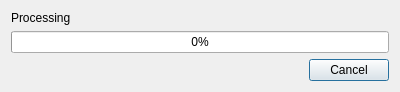
<?xml version="1.0" encoding="UTF-8"?>
<ui version="4.0">
 <class>GwmProgressDialog</class>
 <widget class="QDialog" name="GwmProgressDialog">
  <property name="geometry">
   <rect>
    <x>0</x>
    <y>0</y>
    <width>400</width>
    <height>82</height>
   </rect>
  </property>
  <property name="windowTitle">
   <string>Dialog</string>
  </property>
  <layout class="QVBoxLayout" name="verticalLayout">
   <item>
    <widget class="QLabel" name="progressMessage">
     <property name="sizePolicy">
      <sizepolicy hsizetype="Preferred" vsizetype="Fixed">
       <horstretch>0</horstretch>
       <verstretch>0</verstretch>
      </sizepolicy>
     </property>
     <property name="text">
      <string>Processing</string>
     </property>
    </widget>
   </item>
   <item>
    <widget class="QProgressBar" name="progressBar">
     <property name="value">
      <number>0</number>
     </property>
    </widget>
   </item>
   <item>
    <widget class="QDialogButtonBox" name="buttonBox">
     <property name="orientation">
      <enum>Qt::Horizontal</enum>
     </property>
     <property name="standardButtons">
      <set>QDialogButtonBox::Cancel</set>
     </property>
     <property name="centerButtons">
      <bool>false</bool>
     </property>
    </widget>
   </item>
  </layout>
 </widget>
 <resources/>
 <connections>
  <connection>
   <sender>buttonBox</sender>
   <signal>rejected()</signal>
   <receiver>GwmProgressDialog</receiver>
   <slot>reject()</slot>
   <hints>
    <hint type="sourcelabel">
     <x>316</x>
     <y>260</y>
    </hint>
    <hint type="destinationlabel">
     <x>286</x>
     <y>274</y>
    </hint>
   </hints>
  </connection>
 </connections>
</ui>
